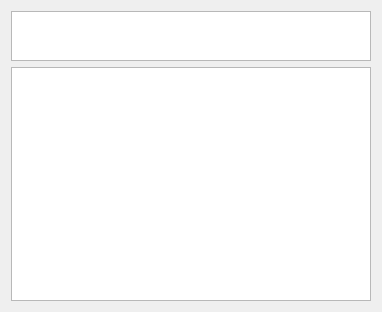
<?xml version="1.0" encoding="UTF-8"?>
<ui version="4.0">
 <class>IconMenuPopup</class>
 <widget class="QWidget" name="IconMenuPopup">
  <property name="geometry">
   <rect>
    <x>0</x>
    <y>0</y>
    <width>382</width>
    <height>312</height>
   </rect>
  </property>
  <property name="windowTitle">
   <string>Form</string>
  </property>
  <layout class="QVBoxLayout" name="verticalLayout">
   <item>
    <widget class="QListWidget" name="favorites">
     <property name="sizePolicy">
      <sizepolicy hsizetype="Expanding" vsizetype="Fixed">
       <horstretch>0</horstretch>
       <verstretch>0</verstretch>
      </sizepolicy>
     </property>
     <property name="minimumSize">
      <size>
       <width>0</width>
       <height>50</height>
      </size>
     </property>
     <property name="maximumSize">
      <size>
       <width>16777215</width>
       <height>50</height>
      </size>
     </property>
     <property name="sizeIncrement">
      <size>
       <width>2</width>
       <height>2</height>
      </size>
     </property>
     <property name="baseSize">
      <size>
       <width>0</width>
       <height>0</height>
      </size>
     </property>
     <property name="iconSize">
      <size>
       <width>32</width>
       <height>32</height>
      </size>
     </property>
     <property name="flow">
      <enum>QListView::LeftToRight</enum>
     </property>
    </widget>
   </item>
   <item>
    <widget class="QTableWidget" name="allIcons">
     <property name="iconSize">
      <size>
       <width>32</width>
       <height>32</height>
      </size>
     </property>
     <property name="showGrid">
      <bool>false</bool>
     </property>
     <property name="gridStyle">
      <enum>Qt::NoPen</enum>
     </property>
     <property name="cornerButtonEnabled">
      <bool>false</bool>
     </property>
     <attribute name="horizontalHeaderVisible">
      <bool>false</bool>
     </attribute>
     <attribute name="horizontalHeaderHighlightSections">
      <bool>false</bool>
     </attribute>
     <attribute name="verticalHeaderVisible">
      <bool>false</bool>
     </attribute>
     <attribute name="verticalHeaderHighlightSections">
      <bool>false</bool>
     </attribute>
    </widget>
   </item>
  </layout>
 </widget>
 <resources/>
 <connections/>
</ui>
